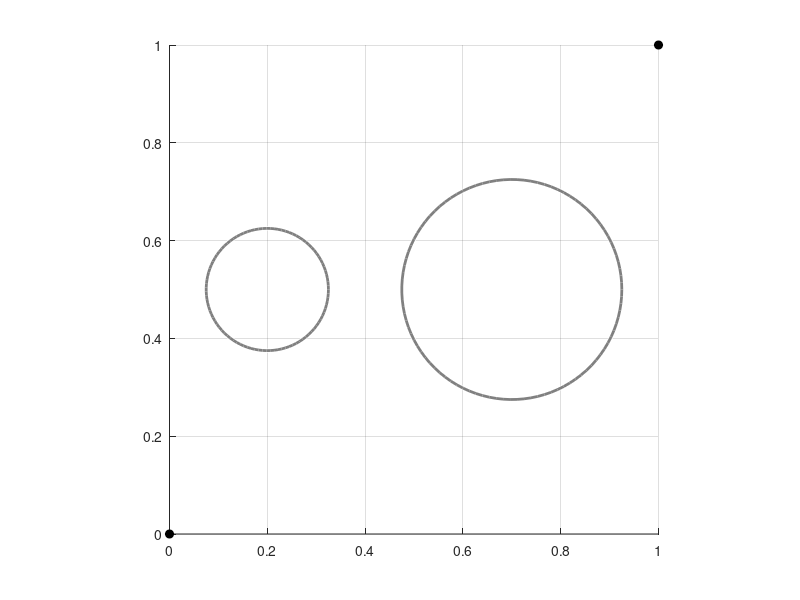

Source code (MATLAB): (Note: this script raises an error after producing the figure.)
clear
close all

% Start and goal environments
theta_start= [0; 0];
theta_goal = [1; 1];

% Obstacle parameters
obs_c21= [0.2; 0.5];
obs_r21= 0.125;
obs_c22= [0.7; 0.5];
obs_r22= 0.225;

% Visualizing the environment
figure
grid on
hold on
axis([0, 1, 0, 1])
axis equal
viscircles(obs_c21', obs_r21, 'Color', [0.5, 0.5, 0.5]);
viscircles(obs_c22', obs_r22, 'Color', [0.5, 0.5, 0.5]);
plot(0, 0, 'ko', 'MarkerFaceColor', 'k')
plot(1, 1, 'ko', 'MarkerFaceColor', 'k')

%variables
alpha= 0.01;
epsilon = 0.1;
delta= 0.01;

% initial trajectory
theta(:,1) = theta_start;
t=1;
del_Unet=1;

while norm(del_Unet)> epsilon
    del_Ux= U_theta(theta(:,t) + [delta;0]);
    del_Uy= U_theta(theta(:,t)+ [0;delta]);
    del_U= U_theta(theta(:,t));

    del_Unet=[del_Ux-del_U; del_Uy-del_U]/delta;

    theta(:,t+1)= theta(:,t)- alpha*del_Unet;
    t=t+1;
end


grid on
hold on
axis equal
plot(theta(1,:), theta(2,:), 'o-',...
    'Color', [1, 0.5, 0], 'LineWidth', 2);



function U = U_theta(theta) 
    beta=2;
    gamma=1;
    theta_goal = [1; 1];
    obs_c21= [0.2; 0.5];
    obs_r21= 0.125;
    obs_c22= [0.7; 0.5];
    obs_r22= 0.225;

    Urep1=0;
    Urep2=0;


    Uatt=0.5*beta*norm(theta_goal-theta)^2;    

    if norm(obs_c21-theta)<= obs_r21
        Urep1=0.5* gamma*((1/norm(obs_c21-theta))- (1/obs_r21))^2;
    end
    if norm(obs_c22-theta)<= obs_r22
        Urep2= 0.5*gamma*((1/norm(obs_c22-theta))- (1/obs_r22))^2;
    end

    Urep= Urep1+ Urep2;
    disp(Urep)
    U= Uatt + Urep;
end